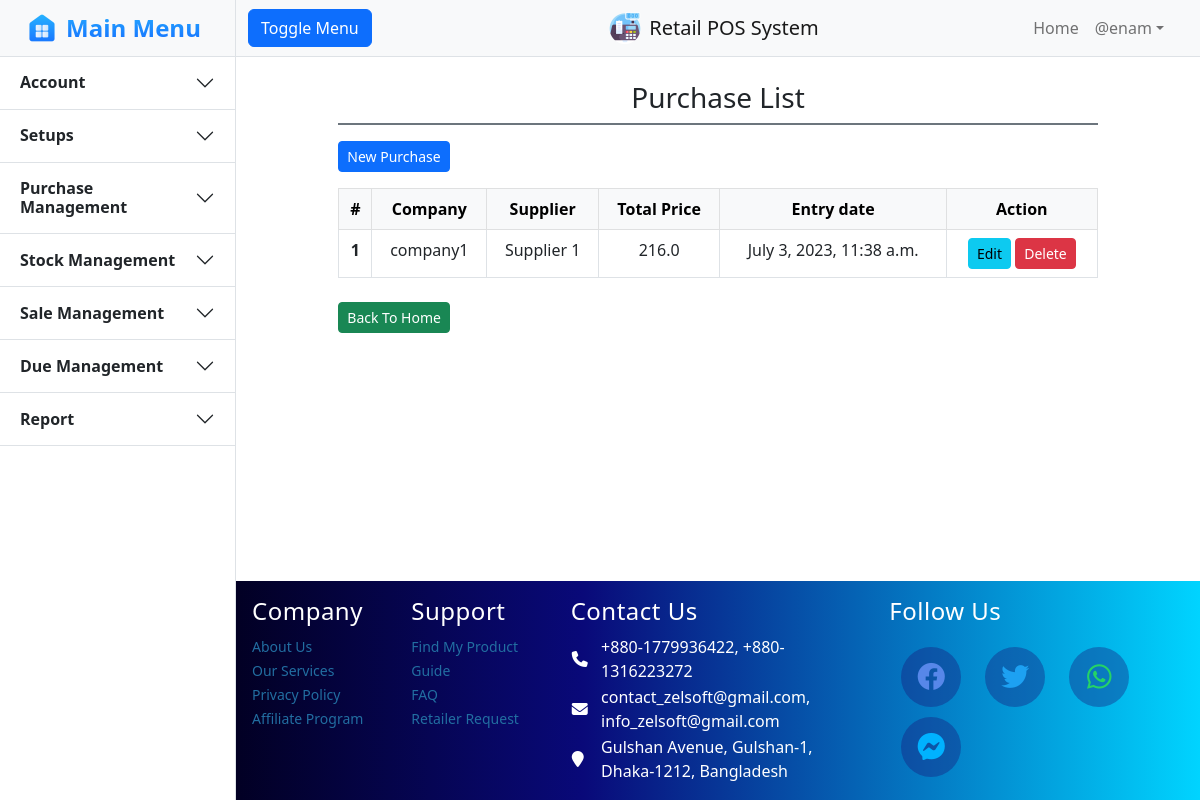
/purchase/index/ (signed in), run on an earlier commit of the app's database.
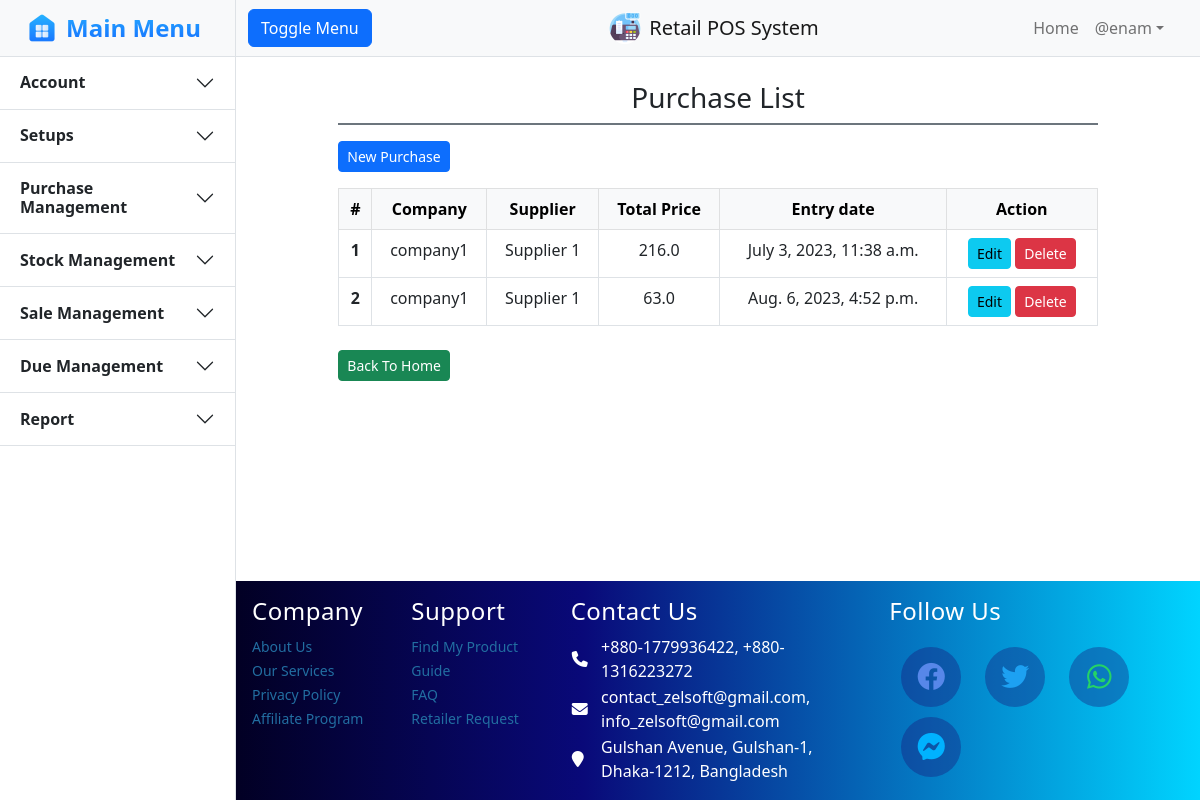
And on a later commit of the database.
### core/models.py (models this page shows, shortened)
class Purchase(models.Model):
    user = models.ForeignKey(settings.AUTH_USER_MODEL, on_delete=models.PROTECT)
    company = models.ForeignKey(Company, on_delete=models.PROTECT)
    supplier = models.ForeignKey(Supplier, on_delete=models.PROTECT)
    invoice = models.CharField(max_length=100)
    totalPrice = models.FloatField()
    note = models.TextField(null=True, blank=True)
    entryDate = models.DateTimeField(null=True, blank=True)

class Company(models.Model):
    name = models.CharField(max_length=100)
    address = models.CharField(max_length=100)
    contact = PhoneNumberField(blank=True)
    def __str__(self):
        return self.name

class Supplier(models.Model):
    name = models.CharField(max_length=100)
    address = models.CharField(max_length=100)
    contact = PhoneNumberField(blank=True)
    def __str__(self):
        return self.name

### core/decorators.py (the view)
        def wrapper_func(request, *args, **kwargs):
            group = None
            if request.user.groups.exists():
                group = request.user.groups.all()[0].name
            else:
                return redirect("login")
            if group in allowed_roles:
                return view_func(request, *args, **kwargs)
            else:
                return HttpResponse("You are not authorized to access this page.!!")

### core/purchaseviews.py (called while the page is built)
@allowed_users(allowed_roles=['admin', 'operator'])
def purchaselist(request):
    context = {}
    context["dataset"] = Purchase.objects.all()
    return render(request, "purchase/index.html", context)

### core/templates/purchase/index.html (shortened to what this page needs)
{% extends 'core/base/base.html' %}
{% block body %}
    <section class="py-4 px-4">
		<div class="row">
			<div class="container col-sm-10">
                <div class="pb-2 d-flex justify-content-center align-items-center border-bottom border-secondary border-2">
					<h3 class="m-0 mx-2">Purchase List</h3>
				</div>
				<div class="mt-3">
					<a class="btn btn-sm btn-primary" href="{% url 'createpurchase' %}">New Purchase</a>
				</div>
                <div class="mt-3">
                    <table class="table table-bordered table-hover text-center">
                        <thead class="table-light">
                            <tr>
                                <th scope="col">#</th>
                                <th scope="col">Company</th>
                                <th scope="col">Supplier</th>
                                <th scope="col">Total Price</th>
                                <th scope="col">Entry date</th>
                                <th scope="col" class="text-center">Action</th>
                              </tr>
                        </thead>
                        <tbody>
                          {% for data in dataset %}
                            <tr>
                                <th scope="row">{{forloop.counter}}</th>
                                <td>{{data.company}}</td>
                                <td>{{data.supplier}}</td>
                                <td>{{data.totalPrice}}</td>
                                <td>{{data.entryDate}}</td>
								<td class="text-center">
									<a class="btn btn-sm btn-info" href="{% url 'editpurchase' data.id %}">Edit</a>
									<form method="POST" class="d-inline" onsubmit="return confirm('Are you sure you want to delete the record?');" action="{% url 'deletepurchase' %}">
										<button class="btn btn-sm btn-danger" type="submit" >Delete</button>
									</form>
								</td>
                            </tr>
                          {% endfor %}
                        </tbody>
                    </table>
                </div>
                <div class="">
                    <div class="col-md-12 text-left pt-2">
                        <a class="btn btn-success btn-sm" href="/home/">Back To Home</a>
                    </div>
				</div>
			</div>
		</div>
	</section>
{% endblock %}

What changed in the data, as far as the page shows it:
added Purchase: company "company1", supplier "Supplier 1", totalPrice "63.0", entryDate "Aug. 6, 2023, 4:52 p.m."
